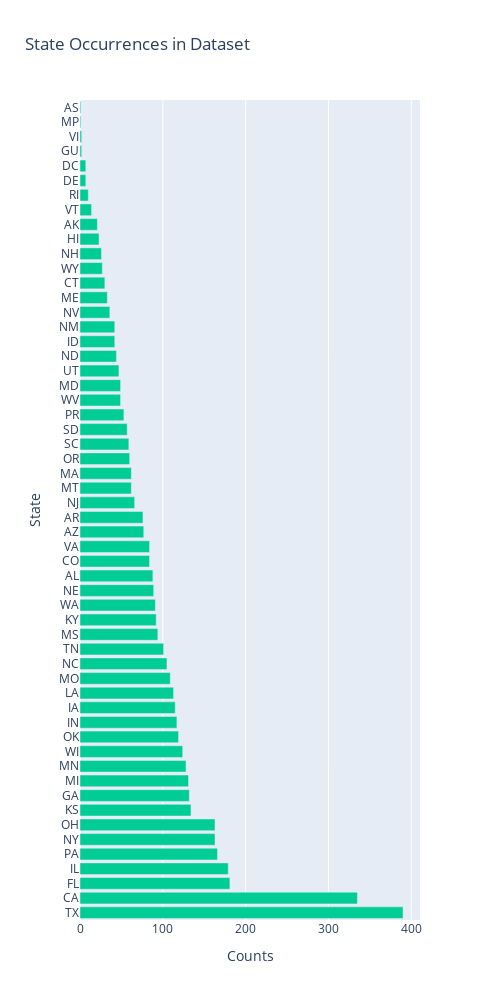

The notebook cell this image was saved under:
### Markdown cell above
## Preliminary Data Exploration
First, I will check the distribution of states in the dataset to see if we are dealing with unbalanced data, which could be a potential obstacle in analysis.

### Code cell
fig = px.bar(medicare_df, 
x=medicare_df['State'].value_counts().values, 
y=medicare_df['State'].value_counts().index,
labels={'x': 'Counts', 'y': 'State'},
title='State Occurrences in Dataset',
width=500, height=1000, orientation='h', color_discrete_sequence=['#00CC96'])
fig.show()

### Figure 1 — Plotly figure (JSON) as saved in the notebook; plotly's stock layout.template omitted (floating-point values rounded to 4 significant figures)
{"data": [{"alignmentgroup": "True", "hoverlabel": {"namelength": 0}, "hovertemplate": "Counts=%{x}<br>State=%{y}", "legendgroup": "", "marker": {"color": "#00CC96"}, "name": "", "offsetgroup": "", "orientation": "h", "showlegend": false, "textposition": "auto", "type": "bar", "x": [390, 335, 181, 179, 166, 163, 163, 134, 132, 131, 128, 124, 119, 117, 115, 113, 109, 105, 101, 94, 92, 91, 89, 88, 84, 84, 77, 76, 66, 62, 62, 60, 59, 57, 53, 49, 49, 47, 44, 42, 42, 36, 33, 30, 27, 26, 23, 21, 14, 10, 7, 7, 2, 2, 1, 1], "xaxis": "x", "y": ["TX", "CA", "FL", "IL", "PA", "NY", "OH", "KS", "GA", "MI", "MN", "WI", "OK", "IN", "IA", "LA", "MO", "NC", "TN", "MS", "KY", "WA", "NE", "AL", "CO", "VA", "AZ", "AR", "NJ", "MT", "MA", "OR", "SC", "SD", "PR", "WV", "MD", "UT", "ND", "ID", "NM", "NV", "ME", "CT", "WY", "NH", "HI", "AK", "VT", "RI", "DE", "DC", "GU", "VI", "MP", "AS"], "yaxis": "y"}], "layout": {"barmode": "relative", "height": 1000, "legend": {"tracegroupgap": 0}, "title": {"text": "State Occurrences in Dataset"}, "width": 500, "xaxis": {"anchor": "y", "domain": [0, 1], "title": {"text": "Counts"}}, "yaxis": {"anchor": "x", "domain": [0, 1], "title": {"text": "State"}}}}
